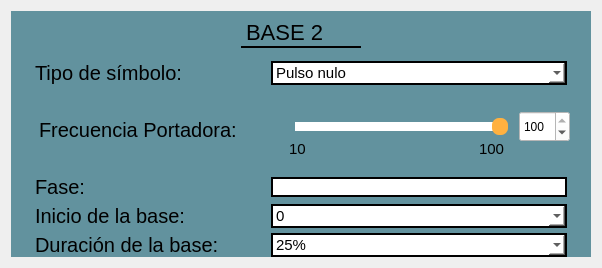
                <widget class="QWidget" name="tab_3">
                 <attribute name="title">
                  <string>Base 2</string>
                 </attribute>
                 <layout class="QGridLayout" name="gridLayout_104">
                  <item row="0" column="0">
                   <widget class="QFrame" name="frame_13">
                    <property name="minimumSize">
                     <size>
                      <width>580</width>
                      <height>0</height>
                     </size>
                    </property>
                    <property name="styleSheet">
                     <string notr="true">QFrame{
background-color: rgb(98, 146, 158);
border: none;
}

QLabel{
font-size: 20px
}</string>
                    </property>
                    <property name="frameShape">
                     <enum>QFrame::StyledPanel</enum>
                    </property>
                    <property name="frameShadow">
                     <enum>QFrame::Raised</enum>
                    </property>
                    <layout class="QGridLayout" name="gridLayout_96">
                     <property name="topMargin">
                      <number>0</number>
                     </property>
                     <property name="bottomMargin">
                      <number>0</number>
                     </property>
                     <property name="spacing">
                      <number>5</number>
                     </property>
                     <item row="5" column="0">
                      <widget class="QFrame" name="frame_86">
                       <property name="maximumSize">
                        <size>
                         <width>550</width>
                         <height>35</height>
                        </size>
                       </property>
                       <property name="styleSheet">
                        <string notr="true">QFrame{
border: none;
background-color: transparent;
}</string>
                       </property>
                       <property name="frameShape">
                        <enum>QFrame::StyledPanel</enum>
                       </property>
                       <property name="frameShadow">
                        <enum>QFrame::Raised</enum>
                       </property>
                       <layout class="QGridLayout" name="gridLayout_103">
                        <property name="topMargin">
                         <number>0</number>
                        </property>
                        <property name="bottomMargin">
                         <number>0</number>
                        </property>
                        <item row="0" column="0">
                         <widget class="QLabel" name="label_88">
                          <property name="minimumSize">
                           <size>
                            <width>230</width>
                            <height>0</height>
                           </size>
                          </property>
                          <property name="maximumSize">
                           <size>
                            <width>230</width>
                            <height>16777215</height>
                           </size>
                          </property>
                          <property name="text">
                           <string>Duración de la base:</string>
                          </property>
                         </widget>
                        </item>
                        <item row="0" column="1">
                         <widget class="QComboBox" name="cbT2S2">
                          <property name="styleSheet">
                           <string notr="true">QComboBox{
	background-color: rgb(204, 204, 255);
	background: white;
	color: black;
	border: 2px solid black;
	font-size: 15px;
	qproperty-alignment: AlignCenter;
}


</string>
                          </property>
                          <item>
                           <property name="text">
                            <string>25%</string>
                           </property>
                          </item>
                          <item>
                           <property name="text">
                            <string>50%</string>
                           </property>
                          </item>
                          <item>
                           <property name="text">
                            <string>75%</string>
                           </property>
                          </item>
                         </widget>
                        </item>
                       </layout>
                      </widget>
                     </item>
                     <item row="0" column="0">
                      <widget class="QFrame" name="frame_79">
                       <property name="minimumSize">
                        <size>
                         <width>135</width>
                         <height>45</height>
                        </size>
                       </property>
                       <property name="maximumSize">
                        <size>
                         <width>16777215</width>
                         <height>45</height>
                        </size>
                       </property>
                       <property name="frameShape">
                        <enum>QFrame::StyledPanel</enum>
                       </property>
                       <property name="frameShadow">
                        <enum>QFrame::Raised</enum>
                       </property>
                       <layout class="QGridLayout" name="gridLayout_97">
                        <property name="leftMargin">
                         <number>0</number>
                        </property>
                        <property name="topMargin">
                         <number>0</number>
                        </property>
                        <property name="rightMargin">
                         <number>0</number>
                        </property>
                        <property name="bottomMargin">
                         <number>0</number>
                        </property>
                        <item row="0" column="0">
                         <widget class="QLabel" name="label_86">
                          <property name="maximumSize">
                           <size>
                            <width>120</width>
                            <height>30</height>
                           </size>
                          </property>
                          <property name="font">
                           <font>
                            <family>Microsoft Sans Serif</family>
                            <pointsize>-1</pointsize>
                           </font>
                          </property>
                          <property name="styleSheet">
                           <string notr="true">QLabel{
qproperty-alignment: AlignCenter;
font-style: bold;
font-size: 22px;
color: black;
border-bottom: 2px solid black;
}</string>
                          </property>
                          <property name="text">
                           <string>BASE 2</string>
                          </property>
                         </widget>
                        </item>
                       </layout>
                      </widget>
                     </item>
                     <item row="3" column="0">
                      <widget class="QFrame" name="frame_84">
                       <property name="maximumSize">
                        <size>
                         <width>550</width>
                         <height>35</height>
                        </size>
                       </property>
                       <property name="styleSheet">
                        <string notr="true">QFrame{
border: none;
background-color: transparent;
}</string>
                       </property>
                       <property name="frameShape">
                        <enum>QFrame::StyledPanel</enum>
                       </property>
                       <property name="frameShadow">
                        <enum>QFrame::Raised</enum>
                       </property>
                       <layout class="QGridLayout" name="gridLayout_101">
                        <property name="topMargin">
                         <number>0</number>
                        </property>
                        <property name="bottomMargin">
                         <number>0</number>
                        </property>
                        <item row="0" column="0">
                         <widget class="QLabel" name="label_94">
                          <property name="minimumSize">
                           <size>
                            <width>230</width>
                            <height>0</height>
                           </size>
                          </property>
                          <property name="maximumSize">
                           <size>
                            <width>230</width>
                            <height>16777215</height>
                           </size>
                          </property>
                          <property name="text">
                           <string>Fase:</string>
                          </property>
                         </widget>
                        </item>
                        <item row="0" column="1">
                         <widget class="QLineEdit" name="leFaseS2">
                          <property name="styleSheet">
                           <string notr="true">QLineEdit{
background-color: white;
border: 2px solid black;
font-color: black
}</string>
                          </property>
                          <property name="text">
                           <string/>
                          </property>
                         </widget>
                        </item>
                       </layout>
                      </widget>
                     </item>
                     <item row="1" column="0">
                      <widget class="QFrame" name="frame_80">
                       <property name="maximumSize">
                        <size>
                         <width>550</width>
                         <height>35</height>
                        </size>
                       </property>
                       <property name="styleSheet">
                        <string notr="true">QFrame{
border: none;
background-color: transparent;
}</string>
                       </property>
                       <property name="frameShape">
                        <enum>QFrame::StyledPanel</enum>
                       </property>
                       <property name="frameShadow">
                        <enum>QFrame::Raised</enum>
                       </property>
                       <layout class="QGridLayout" name="gridLayout_98">
                        <property name="topMargin">
                         <number>0</number>
                        </property>
                        <property name="bottomMargin">
                         <number>0</number>
                        </property>
                        <item row="0" column="0">
                         <widget class="QLabel" name="label_66">
                          <property name="minimumSize">
                           <size>
                            <width>230</width>
                            <height>0</height>
                           </size>
                          </property>
                          <property name="maximumSize">
                           <size>
                            <width>230</width>
                            <height>30</height>
                           </size>
                          </property>
                          <property name="text">
                           <string>Tipo de símbolo:</string>
                          </property>
                         </widget>
                        </item>
                        <item row="0" column="1">
                         <widget class="QComboBox" name="cbSimb2">
                          <property name="styleSheet">
                           <string notr="true">QComboBox{
	background: white;
	color: black;
	border: 2px solid black;
	font-size: 15px;
}

QComboBox:editable{
	background: none;
}


QComboBox:drop-down{
	background: none;
}

QComboBox:hover{
	background: none;
}


</string>
                          </property>
                          <item>
                           <property name="text">
                            <string>Pulso nulo</string>
                           </property>
                          </item>
                          <item>
                           <property name="text">
                            <string>Pulso</string>
                           </property>
                          </item>
                          <item>
                           <property name="text">
                            <string>Medio pulso</string>
                           </property>
                          </item>
                          <item>
                           <property name="text">
                            <string>Manchester</string>
                           </property>
                          </item>
                          <item>
                           <property name="text">
                            <string>Coseno</string>
                           </property>
                          </item>
                          <item>
                           <property name="text">
                            <string>Pulso de duración variable</string>
                           </property>
                          </item>
                          <item>
                           <property name="text">
                            <string>Coseno de duración variable</string>
                           </property>
                          </item>
                         </widget>
                        </item>
                       </layout>
                      </widget>
                     </item>
                     <item row="2" column="0">
                      <widget class="QFrame" name="frame_82">
                       <property name="minimumSize">
                        <size>
                         <width>550</width>
                         <height>80</height>
                        </size>
                       </property>
                       <property name="maximumSize">
                        <size>
                         <width>550</width>
                         <height>80</height>
                        </size>
                       </property>
                       <property name="styleSheet">
                        <string notr="true">QFrame{
border: none;
background-color: transparent;
}</string>
                       </property>
                       <property name="frameShape">
                        <enum>QFrame::StyledPanel</enum>
                       </property>
                       <property name="frameShadow">
                        <enum>QFrame::Raised</enum>
                       </property>
                       <layout class="QGridLayout" name="gridLayout_100">
                        <property name="topMargin">
                         <number>0</number>
                        </property>
                        <property name="rightMargin">
                         <number>0</number>
                        </property>
                        <property name="bottomMargin">
                         <number>0</number>
                        </property>
                        <item row="0" column="0">
                         <widget class="QLabel" name="label_67">
                          <property name="minimumSize">
                           <size>
                            <width>230</width>
                            <height>0</height>
                           </size>
                          </property>
                          <property name="maximumSize">
                           <size>
                            <width>230</width>
                            <height>16777215</height>
                           </size>
                          </property>
                          <property name="text">
                           <string>Frecuencia Portadora:</string>
                          </property>
                         </widget>
                        </item>
                        <item row="0" column="1">
                         <widget class="QFrame" name="frame_83">
                          <property name="maximumSize">
                           <size>
                            <width>292</width>
                            <height>58</height>
                           </size>
                          </property>
                          <property name="styleSheet">
                           <string notr="true">QFrame{
border: none;
background-color: transparent;
}</string>
                          </property>
                          <property name="frameShape">
                           <enum>QFrame::StyledPanel</enum>
                          </property>
                          <property name="frameShadow">
                           <enum>QFrame::Raised</enum>
                          </property>
                          <widget class="QSlider" name="hsFreqS2">
                           <property name="geometry">
                            <rect>
                             <x>10</x>
                             <y>10</y>
                             <width>221</width>
                             <height>31</height>
                            </rect>
                           </property>
                           <property name="styleSheet">
                            <string notr="true">QSlider 
{
    background-color: transparent;
    padding: 2px;

}

QSlider::groove:horizontal 
{
	subcontrol-origin: content;
	background-color: transparent;
	height: 17px;

}

QSlider::handle:horizontal 
{
    background-color: rgb(255, 177, 64);
    width: 16px;
    border-radius: 7px;

}

QSlider::sub-page:horizontal 
{
    background-color: white;
    margin: 4px;
    border-radius: 5px;

}

QSlider::add-page:horizontal 
{
    background-color: white;
    margin: 4px;
    border-radius: 5px;

}




</string>
                           </property>
                           <property name="minimum">
                            <number>10</number>
                           </property>
                           <property name="maximum">
                            <number>100</number>
                           </property>
                           <property name="value">
                            <number>100</number>
                           </property>
                           <property name="orientation">
                            <enum>Qt::Horizontal</enum>
                           </property>
                          </widget>
                          <widget class="QLabel" name="label_84">
                           <property name="geometry">
                            <rect>
                             <x>10</x>
                             <y>40</y>
                             <width>21</width>
                             <height>16</height>
                            </rect>
                           </property>
                           <property name="styleSheet">
                            <string notr="true">QLabel{
font-size: 15px;
qproperty-alignment: AlignCenter;
}</string>
                           </property>
                           <property name="text">
                            <string>10</string>
                           </property>
                          </widget>
                          <widget class="QLabel" name="label_87">
                           <property name="geometry">
                            <rect>
                             <x>200</x>
                             <y>40</y>
                             <width>31</width>
                             <height>16</height>
                            </rect>
                           </property>
                           <property name="styleSheet">
                            <string notr="true">QLabel{
font-size: 15px;
qproperty-alignment: AlignCenter;
}</string>
                           </property>
                           <property name="text">
                            <string>100</string>
                           </property>
                          </widget>
                          <widget class="QSpinBox" name="sbFreqS2">
                           <property name="geometry">
                            <rect>
                             <x>240</x>
                             <y>10</y>
                             <width>51</width>
                             <height>31</height>
                            </rect>
                           </property>
                           <property name="styleSheet">
                            <string notr="true">QSpinBox{
background-color: white;
qproperty-alignment: AlignCenter;
}</string>
                           </property>
                           <property name="minimum">
                            <number>10</number>
                           </property>
                           <property name="maximum">
                            <number>100</number>
                           </property>
                           <property name="value">
                            <number>100</number>
                           </property>
                          </widget>
                         </widget>
                        </item>
                       </layout>
                      </widget>
                     </item>
                     <item row="4" column="0">
                      <widget class="QFrame" name="frame_85">
                       <property name="maximumSize">
                        <size>
                         <width>550</width>
                         <height>35</height>
                        </size>
                       </property>
                       <property name="styleSheet">
                        <string notr="true">QFrame{
border: none;
background-color: transparent;
}</string>
                       </property>
                       <property name="frameShape">
                        <enum>QFrame::StyledPanel</enum>
                       </property>
                       <property name="frameShadow">
                        <enum>QFrame::Raised</enum>
                       </property>
                       <layout class="QGridLayout" name="gridLayout_102">
                        <property name="topMargin">
                         <number>0</number>
                        </property>
                        <property name="bottomMargin">
                         <number>0</number>
                        </property>
                        <item row="0" column="0">
                         <widget class="QLabel" name="label_70">
                          <property name="minimumSize">
                           <size>
                            <width>230</width>
                            <height>0</height>
                           </size>
                          </property>
                          <property name="maximumSize">
                           <size>
                            <width>230</width>
                            <height>16777215</height>
                           </size>
                          </property>
                          <property name="text">
                           <string>Inicio de la base:</string>
                          </property>
                         </widget>
                        </item>
                        <item row="0" column="1">
                         <widget class="QComboBox" name="cbT1S2">
                          <property name="styleSheet">
                           <string notr="true">QComboBox{
	background-color: rgb(204, 204, 255);
	background: white;
	color: black;
	border: 2px solid black;
	font-size: 15px;
	qproperty-alignment: AlignCenter;
}


</string>
                          </property>
                          <item>
                           <property name="text">
                            <string>0</string>
                           </property>
                          </item>
                          <item>
                           <property name="text">
                            <string>0.25 tsimb</string>
                           </property>
                          </item>
                          <item>
                           <property name="text">
                            <string>0.5 tsimb</string>
                           </property>
                          </item>
                          <item>
                           <property name="text">
                            <string>0.75 tsimb</string>
                           </property>
                          </item>
                         </widget>
                        </item>
                       </layout>
                      </widget>
                     </item>
                    </layout>
                   </widget>
                  </item>
                 </layout>
                </widget>
